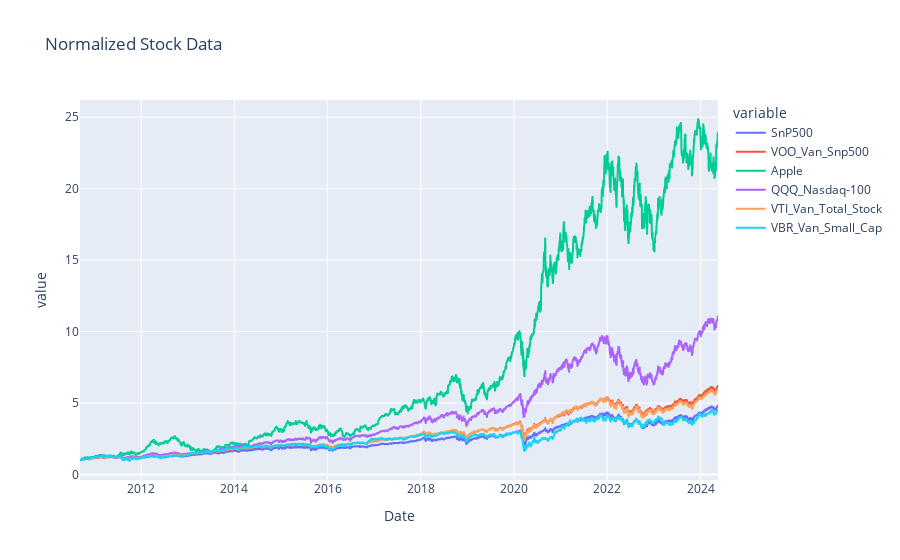

The cell this chart's notebook holds for it:
### Code cell
# Plot raw data
fig = px.line(data_frame = norm_stocks_df, y = names[1:],
              title="Normalized Stock Data")
fig.show()

### Figure 1 — Plotly figure (JSON) as saved in the notebook; plotly's stock layout.template omitted (floating-point values rounded to 4 significant figures; data arrays with more than 128 entries replaced by an {"elided": "..."} marker saying what was removed)
{"data": [{"hovertemplate": "variable=SnP500<br>Date=%{x}<br>value=%{y}<extra></extra>", "legendgroup": "SnP500", "line": {"color": "#636efa", "dash": "solid"}, "marker": {"symbol": "circle"}, "mode": "lines", "name": "SnP500", "showlegend": true, "type": "scattergl", "x": {"elided": "3446 str values"}, "xaxis": "x", "y": {"elided": "3446 float values"}, "yaxis": "y"}, {"hovertemplate": "variable=VOO_Van_Snp500<br>Date=%{x}<br>value=%{y}<extra></extra>", "legendgroup": "VOO_Van_Snp500", "line": {"color": "#EF553B", "dash": "solid"}, "marker": {"symbol": "circle"}, "mode": "lines", "name": "VOO_Van_Snp500", "showlegend": true, "type": "scattergl", "x": {"elided": "3446 str values"}, "xaxis": "x", "y": {"elided": "3446 float values"}, "yaxis": "y"}, {"hovertemplate": "variable=Apple<br>Date=%{x}<br>value=%{y}<extra></extra>", "legendgroup": "Apple", "line": {"color": "#00cc96", "dash": "solid"}, "marker": {"symbol": "circle"}, "mode": "lines", "name": "Apple", "showlegend": true, "type": "scattergl", "x": {"elided": "3446 str values"}, "xaxis": "x", "y": {"elided": "3446 float values"}, "yaxis": "y"}, {"hovertemplate": "variable=QQQ_Nasdaq-100<br>Date=%{x}<br>value=%{y}<extra></extra>", "legendgroup": "QQQ_Nasdaq-100", "line": {"color": "#ab63fa", "dash": "solid"}, "marker": {"symbol": "circle"}, "mode": "lines", "name": "QQQ_Nasdaq-100", "showlegend": true, "type": "scattergl", "x": {"elided": "3446 str values"}, "xaxis": "x", "y": {"elided": "3446 float values"}, "yaxis": "y"}, {"hovertemplate": "variable=VTI_Van_Total_Stock<br>Date=%{x}<br>value=%{y}<extra></extra>", "legendgroup": "VTI_Van_Total_Stock", "line": {"color": "#FFA15A", "dash": "solid"}, "marker": {"symbol": "circle"}, "mode": "lines", "name": "VTI_Van_Total_Stock", "showlegend": true, "type": "scattergl", "x": {"elided": "3446 str values"}, "xaxis": "x", "y": {"elided": "3446 float values"}, "yaxis": "y"}, {"hovertemplate": "variable=VBR_Van_Small_Cap<br>Date=%{x}<br>value=%{y}<extra></extra>", "legendgroup": "VBR_Van_Small_Cap", "line": {"color": "#19d3f3", "dash": "solid"}, "marker": {"symbol": "circle"}, "mode": "lines", "name": "VBR_Van_Small_Cap", "showlegend": true, "type": "scattergl", "x": {"elided": "3446 str values"}, "xaxis": "x", "y": {"elided": "3446 float values"}, "yaxis": "y"}], "layout": {"legend": {"title": {"text": "variable"}, "tracegroupgap": 0}, "title": {"text": "Normalized Stock Data"}, "xaxis": {"anchor": "y", "domain": [0, 1], "title": {"text": "Date"}}, "yaxis": {"anchor": "x", "domain": [0, 1], "title": {"text": "value"}}}}
